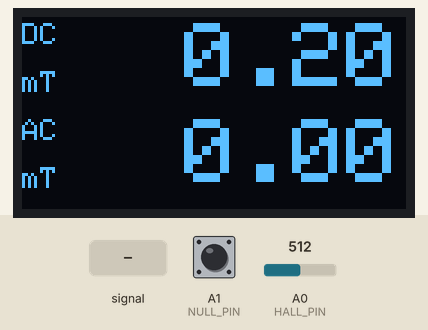
Simulated run of this sketch. Board: Arduino Uno, built with avr-gcc and run on an emulated ATmega328P. On the bench: 128×64 one-colour display. The test bench sets the inputs (shaded band); at power-on: A0 (HALL_PIN) = 512, A1 (NULL_PIN) HIGH. What the sketch prints to the serial monitor is not drawn.

Above: at 1.2 s.
1.3 s: A0 (HALL_PIN) fed a 200 Hz sine of ±81 counts around its level
At 2.5 s:
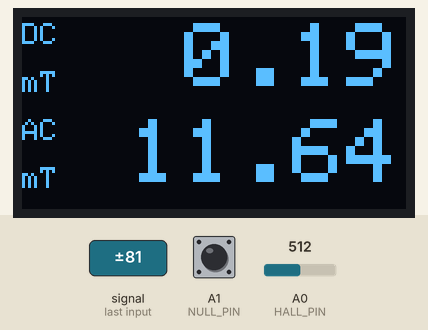
4.3 s: A0 (HALL_PIN) set to 716
At 5.4 s:
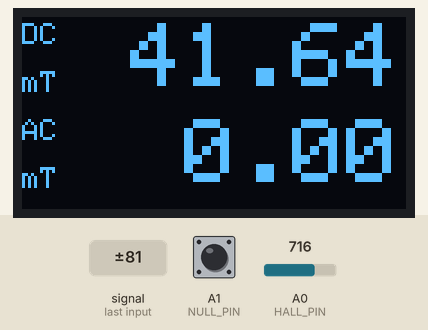
6.2 s: A1 (NULL_PIN) pulled LOW for 0.15 s
At 7.4 s:
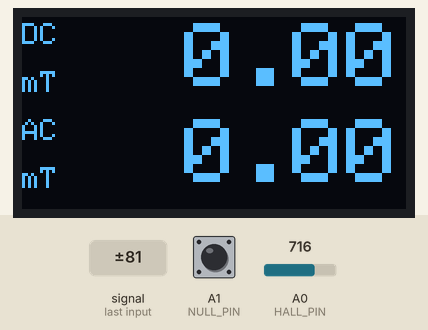
7.8 s: A0 (HALL_PIN) fed a 1000 Hz sine of ±255 counts around its level
At 8.52 s:
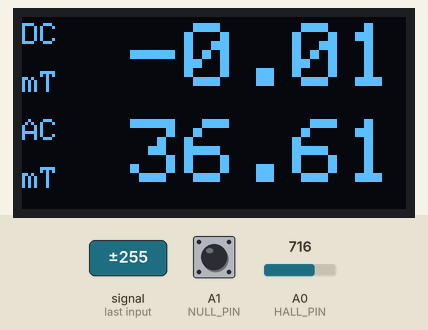
9.5 s: A1 (NULL_PIN) pulled LOW for 1 s
At 10.3 s:
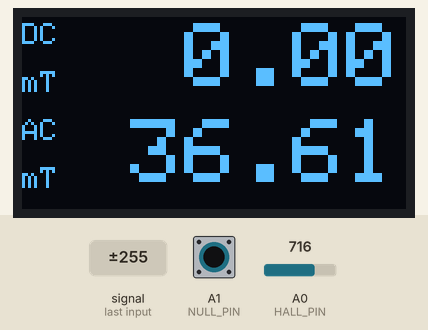
12.0 s: A0 (HALL_PIN) set to 900
At 13.3 s:
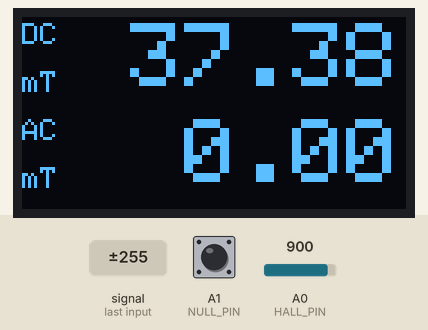
Timing chart, 0 to 14.7 s (numbered marks = the images above; inputs shaded):
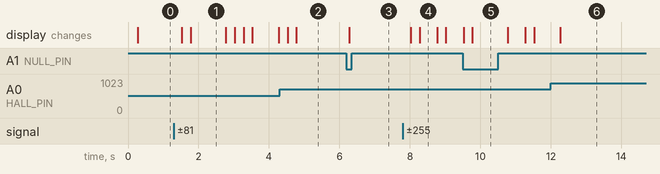

The sketch:

Magnetometer.ino
```cpp
// Sketch for Arduino magnetometer
// Measures strength of magnetic field with SS49E hall sensor on A0
// Displays values on I2C SSD1306 128x64 0.96" monochrome OLED display
// Connect SCK to pin A5 and SDA to pin A4
// Connect null-button between GND and A1 for setting output to zero

#include <SPI.h>
#include <Wire.h>
#include <Adafruit_GFX.h>
#include <Adafruit_SSD1306.h>

Adafruit_SSD1306 display(128,64,&Wire,-1);

#define HALL_PIN A0
#define NULL_PIN A1

#define nmeas 2000      // stay below 2048 to avoid overflow
#define cal 0.349*0.582 // calibration constant in mT per ADC count. nominal (5.0/1024)/0.014=0.349:

float offset=511.0; // nominal 511: halfway 0 and 1024

void setup() {
  Serial.begin(9600);
  display.begin(SSD1306_SWITCHCAPVCC, 0x3C);
  display.setTextColor(WHITE);
  display.clearDisplay();
  pinMode(HALL_PIN,INPUT); //pullup increases current and reduces noise
  pinMode(NULL_PIN,INPUT_PULLUP); //avoids need for external pullup resistor
}

void loop() {

  //perform the measurement. AnalogRead() takes ~100mus.
  long unsigned int sum=0;
  long unsigned int sumsq=0;
  for (int imeas=0; imeas<nmeas; imeas++){
    long int val= analogRead(A0);
    sum=sum+val;
    sumsq=sumsq+val*val;
  }

  //recalculate offset if null-button is pressed
  if(digitalRead(NULL_PIN)==0)offset=float(sum)/nmeas;

  //calculate DC and AC field strength. AC corresponds to RMS of the fluctuations
  float B_DC=(float(sum)/nmeas-offset)*cal;
  float B_ACsq=(float(sumsq)/nmeas-pow(float(sum)/nmeas,2))*pow(cal,2);
  float B_AC=0.0;
  if (B_ACsq>pow(0.005,2)) B_AC=pow(B_ACsq,0.5);
  pow((float(sumsq)/nmeas-pow(float(sum)/nmeas,2)),0.5)*cal;

  char txt[10]; //text buffer needed to print formatted float

  // print DC value
  display.clearDisplay();
  display.setTextSize(1);
  display.setCursor(0,2);
  display.print("DC");
  display.setCursor(0,18);
  display.print("mT");
  display.setTextSize(3);
  display.setCursor(0,2);
  dtostrf(B_DC,7,2,txt);
  display.print(txt);

  // print AC value
  display.setCursor(0,34);
  display.setTextSize(1);
  display.print("AC");
  display.setCursor(0,50);
  display.print("mT");
  display.setTextSize(3);
  display.setCursor(0,34);
  dtostrf(B_AC,7,2,txt);
  display.print(txt);

  display.display();

Serial.println(B_DC);


}
```

Measured:
- after the input at 1.3 s, the display: first changes after 0.23 s (image 1 shows a later state)
- after the input at 6.2 s, the display: changes after 0.08 s (image 3)
- after the input at 7.8 s, the display: first changes after 0.22 s (image 4 shows a later state)
- after the input at 9.5 s, the display: first differs from a run without the input after 0.27 s (image 5)
- what the display in image 1 shows lasts 1.0 s, from 1.8 s to 2.8 s
- what the display in image 4 shows lasts 0.5 s, from 8.3 s to 8.8 s
